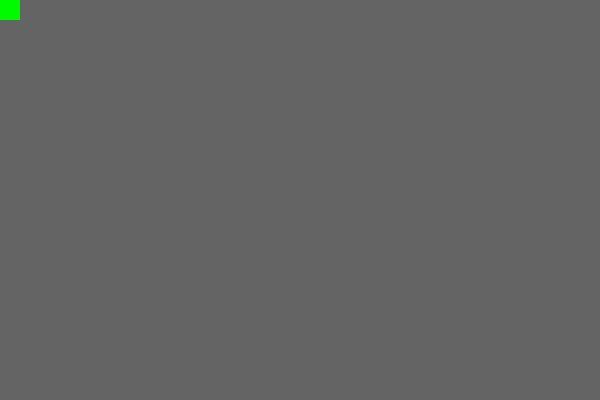
Frame 1 (no input)
Frame 60 (the mouse pressed at the canvas centre just before this capture): identical to frame 1, image omitted
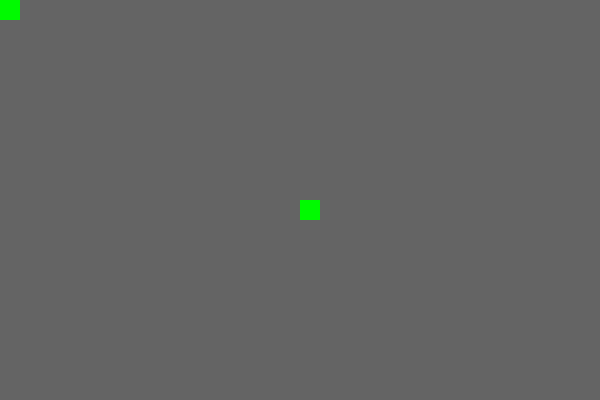
Frame 120 (the mouse held since frame 60 and released just before this capture)

The Processing sketch that drew these frames (run headless with seeded random() and noise(); from frame 60 on, the mouse is pressed at the canvas centre):

// Processing sketch: processing_150257
// ── processing_150257.pde

void setup(){
size(600,400)
background(100);}

void draw(){
fill(0,250,0);
noStroke();
rect(mouseX,mouseY,20,20);
}
